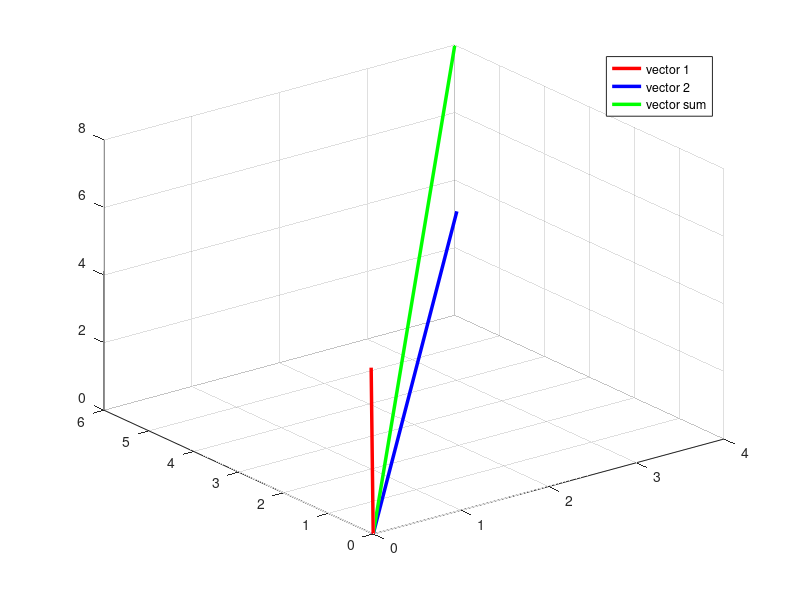

MATLAB code to generate this figure:
clc;
clear all;
vector_1=1:3;
vector_2=3:5;
vector_sum=vector_1+vector_2;
%%
sum_norm=norm(vector_1)+norm(vector_2);
norm_sum=norm(vector_sum);
% sqrt(116)
%%
%Plotting the Vectors
 origin = [0,0,0];
 first_vector=[origin;vector_1];
 second_vector=[origin;vector_2];
 third_vector=[origin;vector_sum];
 plot3(first_vector(:,1), first_vector(:,2), first_vector(:,3),'r','LineWidth', 2.5);
 hold on;
 grid on;
 plot3(second_vector(:,1), second_vector(:,2), second_vector(:,3),'b','LineWidth', 2.5);
 plot3(third_vector(:,1), third_vector(:,2), third_vector(:,3),'g','LineWidth', 2.5);
 legend('vector 1','vector 2','vector sum');
